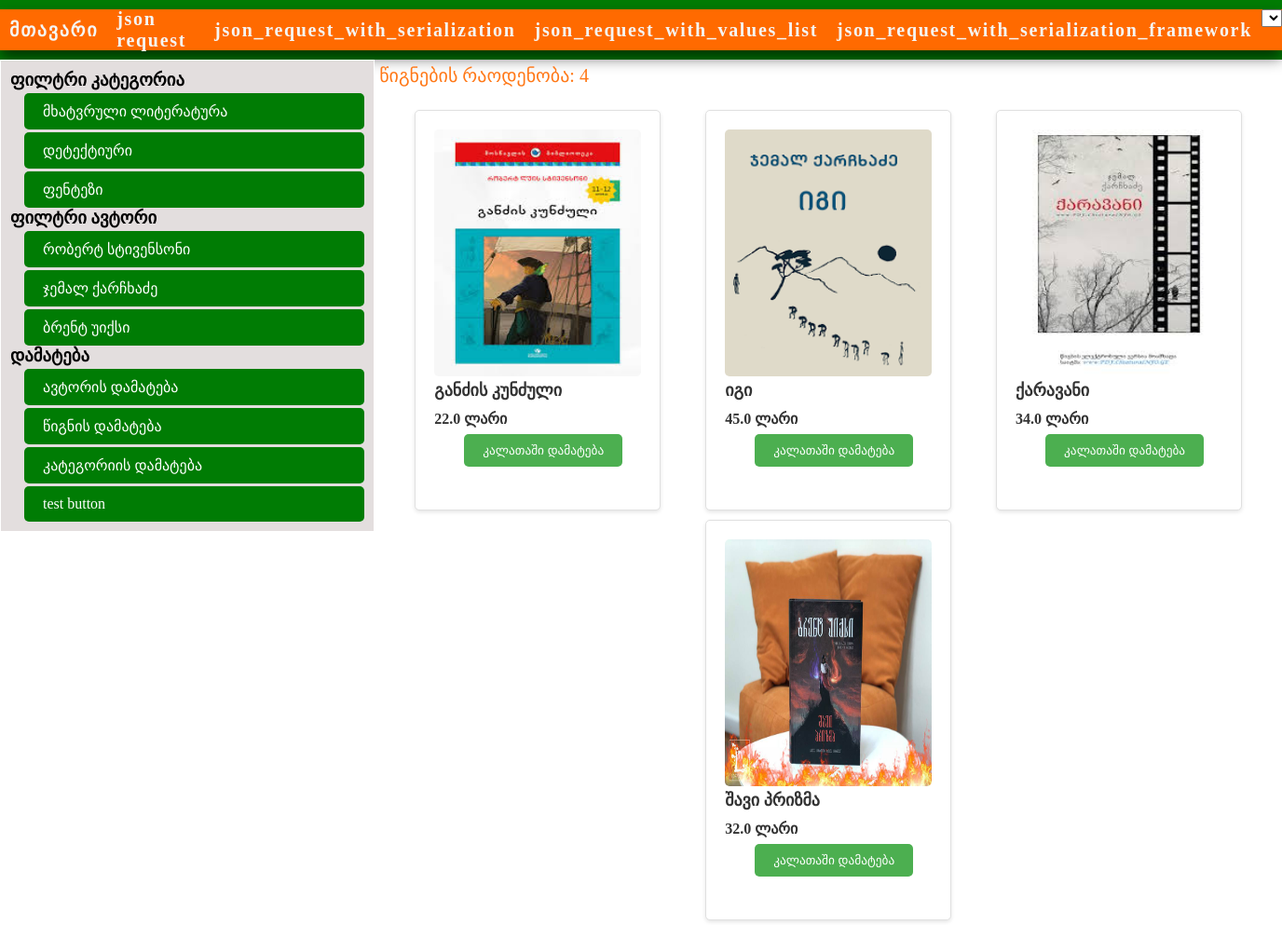
The app's page /, older data.
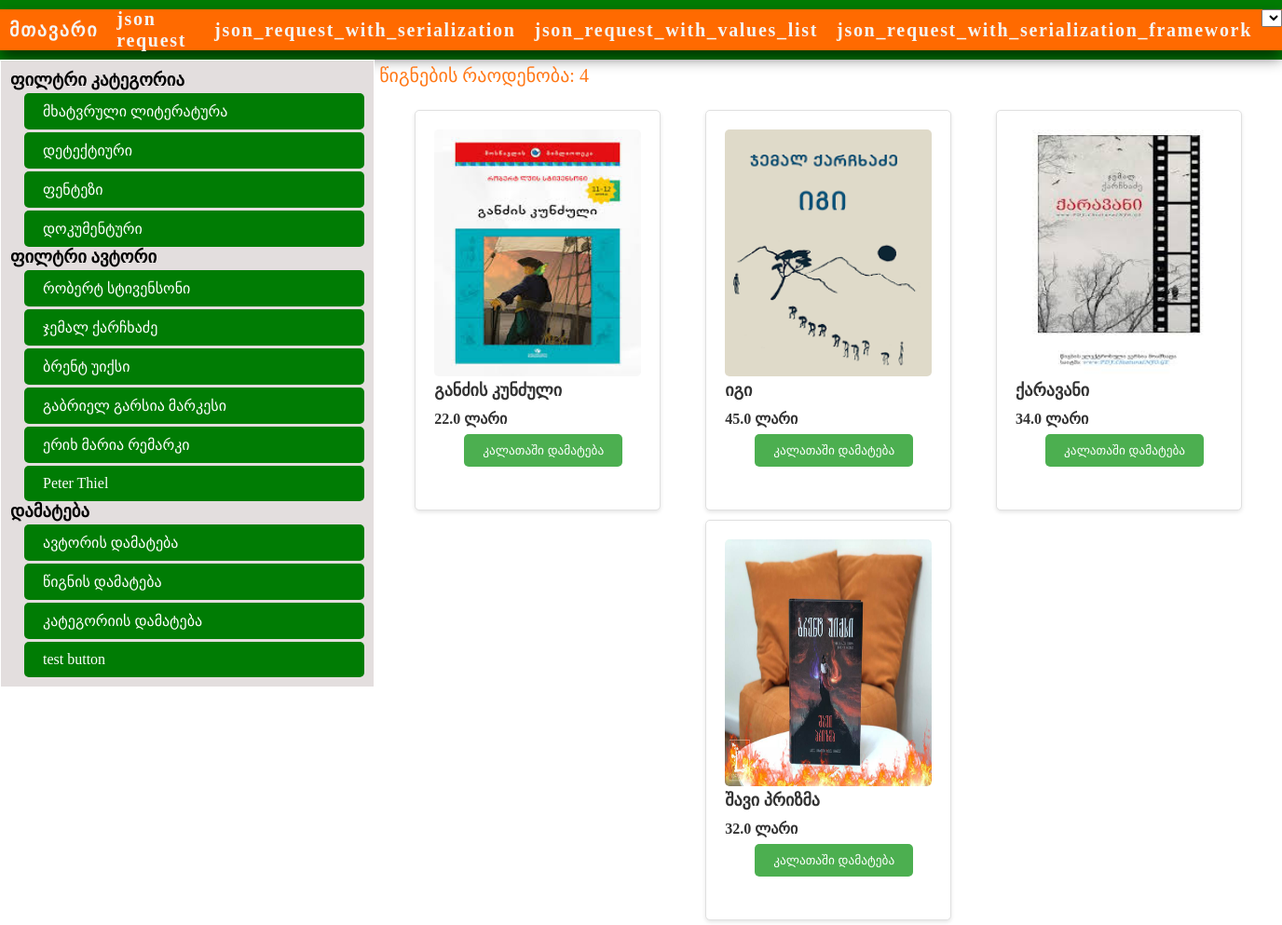
The same page, newer data.
### market/models.py (models this page shows, shortened)
class Category(models.Model):
    name = models.CharField(max_length=50, db_index=True, verbose_name=_('Category'))
    class Meta:
        verbose_name_plural = _('Categoryes')
        verbose_name = _('Category')

class Author(models.Model):
    name = models.CharField(max_length=50, db_index=True, verbose_name=_('Author'))
    class Meta:
        verbose_name_plural = _('Authors')
        verbose_name = _('Author')

class Book(models.Model):
    category = models.ForeignKey('Category', null=True, on_delete=models.PROTECT, verbose_name=_('Category'),
                                 related_name='FKcategpry')
    author = models.ManyToManyField('Author', verbose_name=_('Author'),  related_name='FKAuthor')
    name = models.CharField(max_length=255, verbose_name=_('Book Name'))
    page_count = models.IntegerField(verbose_name=_('List Count'))
    price = models.FloatField(null=True, blank=True, verbose_name=_("Price"))
    image = models.ImageField(upload_to='mediafiles/', null=True)
    published = models.DateTimeField(auto_now_add=True, db_index=True, verbose_name="")
    class Meta:
        verbose_name_plural = _("books")
        verbose_name = _("book")

### market/views.py (the view)
# urls.py: path('', index, name='index'),
def index(request):
    books = Book.objects.all()
    category = Category.objects.all()
    author = Author.objects.all()
    context = {
        'books': books,
        'category': category,
        'author': author
    }
    return render(request, 'market/index.html', context)

### market/templates/market/index.html (shortened to what this page needs)
{% extends "base.html" %}
{% block content %}
    <div class="contentDiv">
     <p class="Total_Books">წიგნების რაოდენობა: {{ books.count }}</p>
    <div class="centralDiv">
    {% for book in books %}
        <a class="product" href="{% url 'product' book.pk %}">
      <img src="{{ book.image.url }}" alt="Product 1">
      <div class="product-details">
        <h2 class="product-name">{{ book.name }}</h2>
        <span class="product-price">{{ book.price }} ლარი</span>
      </div>
      <button class="add-to-cart">კალათაში დამატება</button>
    </a>
    {% endfor %}
    </div>
    </div>
{% endblock %}

### templates/base.html (shortened to what this page needs)
{% load static %}
<!DOCTYPE html>
<html lang="en">
<head>
    <link rel="stylesheet" href="{% static 'style.css' %}">
</head>
<header>
  <nav class="navbar">
    <a href="{% url 'index' %}" class="nav-button">მთავარი</a>
    <a href="{% url 'json_request' %}" class="nav-button">json request</a>
    <a href="{% url 'json_request_with_serialization' %}" class="nav-button">json_request_with_serialization</a>
    <a href="{% url 'json_request_with_values_list' %}" class="nav-button">json_request_with_values_list</a>
    <a href="{% url 'json_request_with_serialization_framework' %}" class="nav-button">json_request_with_serialization_framework</a>
  <form action="{% url 'set_language' %}" method="post" id="language-form">
    <select name="language" id="language-select" onchange="this.form.submit()">
    </select>
</form>
  </nav>
</header>
<body>
    <div class="bodyDiv">
        <div class="leftDiv">
            <h3>ფილტრი კატეგორია</h3>
        <div class="filterDivs">
                {% for categoryItem in category %}
                <a class="filterItem"  href="{% url 'by_category' categoryItem.pk %}">
                    {{ categoryItem.name }}
                </a>
                {% endfor %}
          </div>
            <h3>ფილტრი ავტორი</h3>
        <div class="filterDivs">
                {% for authorItem in author %}
                <a class="filterItem" href="{% url 'by_author' authorItem.id %}">
                    {{ authorItem.name }}
                </a>
                {% endfor %}
          </div>
             <h3>დამატება</h3>
        <div class="filterDivs">
                    <a class="filterItem" href="{% url 'add_author' %}">
                        ავტორის დამატება
                    </a>
                    <a class="filterItem" href="{% url 'add_book' %}">
                        წიგნის დამატება
                    </a>
                    <a class="filterItem" href="{% url 'add_category' %}">
                        კატეგორიის დამატება
                    </a>
                    <a class="filterItem" href="{% url 'test' %}">
                        test button
                    </a>
          </div>
        </div>
        {% block content %}{% endblock %}
    </div>
</body>
</html>

Row changes from the older to the newer data that the page shows:
added Category: name "დოკუმენტური"
added Author: name "გაბრიელ გარსია მარკესი"
added Author: name "ერიხ მარია რემარკი"
added Author: name "Peter Thiel"
